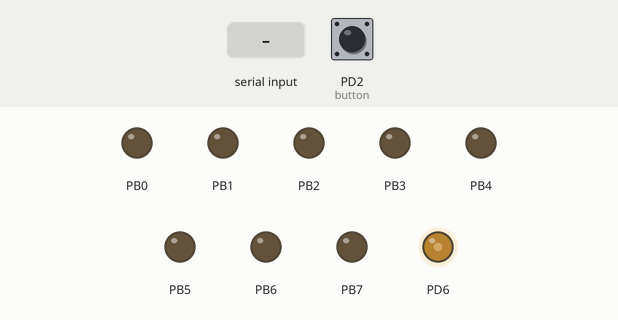
This program was run on a simulated ATmega328P, built with avr-gcc and emulated at 8 MHz. Parts: output pins drawn as LEDs (lit = HIGH). The test bench sets the inputs (shaded band); at power-on: PD2 (button) HIGH. What the program prints to the serial monitor is not drawn.

Above: at 1.7 s.
1.8 s: "30,150\n" received over Serial
At 2.9 s:
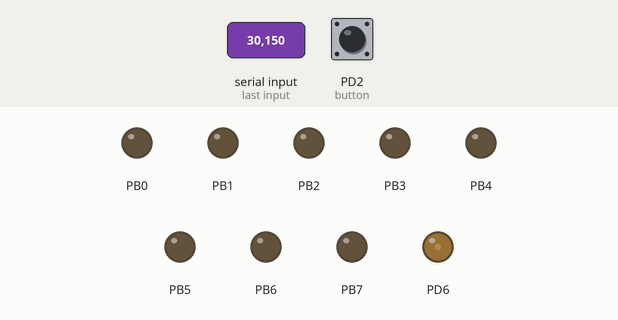
3.3 s: PD2 (button) pulled LOW for 0.15 s
At 3.7 s:
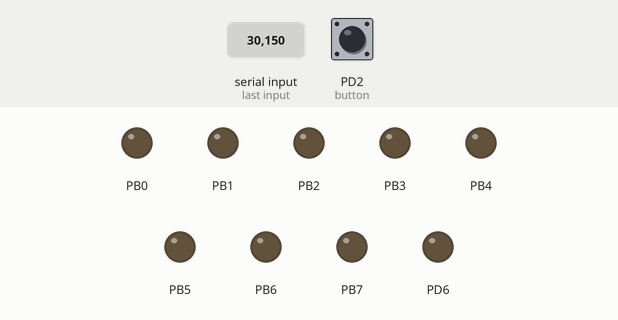
Timing chart, 0 to 6.3 s (numbered marks = the images above; inputs shaded):
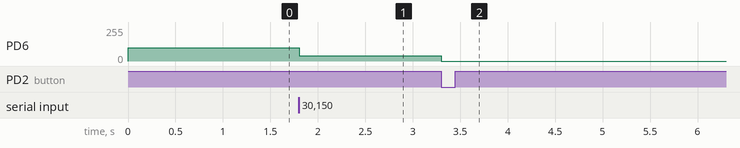

The program:

main.c
```c
/*
 * PID_Speed_Control.c
 *
 * Created: 5/1/2018 8:32:57 PM
 * Author : Kyle
 */

#include <avr/io.h>
#include <avr/interrupt.h>
#include <util/delay.h>
#include <stdbool.h>

#define BAUDRATE 9600
#define BAUD_PRESCALER (((F_CPU/(BAUDRATE*16UL)))-1)
#define F_CPU 8000000UL

void USART_INIT(void)
{
	// This function sets up the microcontroller for serial communication
	// The baud rate, registers, and prescaler value are all set.
	UBRR0H = (uint8_t)(BAUD_PRESCALER>>8);
	UBRR0L = (uint8_t)(BAUD_PRESCALER);
	UCSR0B = (1<<RXEN0)|(1<<TXEN0);
	UCSR0C = (3<<UCSZ00);
}

void USART_SEND(unsigned char data)
{
	// This function sends a single character from the ATmega328P to the computer.
	while(!(UCSR0A&(1<<UDRE0)));
	UDR0=data;
}

unsigned char USART_RECEIVE(void)
{
	while(!(UCSR0A & (1<<RXC0)));
	return UDR0;
}

int main(void)
{

	DDRD |= (1<<PD6) | (1<<PD1) ;
	DDRD &= ~(1<<PD2);
	PORTD |= (1<<PD2); // pull up resistor


	DDRB=0xFF; // portB is output for pwm.

	TCCR0A |= (1<<COM0A1)|(1<<WGM00)|(WGM01);  //set pwm fast
	TCCR0B |= (1<<CS00); //Configure TCCR0 as explained in the article

	unsigned char promptSpeed[35] = "This is the Current Speed: ## RPM\n";
	unsigned char desiredSpeed[41] = "How Fast Would you like the motor to go? ";
	unsigned char desiredSpeedNum[3];
	USART_INIT();

	OCR0A=100; // Set OCR0 to 255 for full speed and 0 for stop


	// Tell user the current speed
	for(int i=0; i< 35; i++)
	{
		USART_SEND(promptSpeed[i]);
		_delay_ms(10);
	}
	USART_SEND(10); // send line feed

	// Ask user for speed
	for(int i=0; i< 41; i++)
	{
		USART_SEND(desiredSpeed[i]);
		_delay_ms(10);
	}

	// get the desired speed from user
	desiredSpeedNum[0] = USART_RECEIVE();
	USART_SEND(desiredSpeedNum[0]);
	desiredSpeedNum[1] = USART_RECEIVE();
	USART_SEND(desiredSpeedNum[1]);
	desiredSpeedNum[2] = USART_RECEIVE();
	USART_SEND(desiredSpeedNum[2]);
	USART_SEND(10);

	//set the desired speed
	int DSpeed = ((desiredSpeedNum[0]-48)*100) + ((desiredSpeedNum[1]-48)*10) + ((desiredSpeedNum[2]-48));
	OCR0A = DSpeed;

    while (1)
    {
		if( !(PIND & (1<<PD2)) ) // if the button was pushed
		{
			while(OCR0A > 50)
			{
				OCR0A -= 10;		// slowly decrease the speed of the motor
				_delay_ms(1000);
			}			// when the motor speed < 50, then turn the motor off
			OCR0A = 0;
		}
    }
}
```

Measured:
- after the input at 1.8 s, PD6: 100/255 → 40/255 at once
- after the input at 3.3 s, PD6: 40/255 → 0/255 at once
